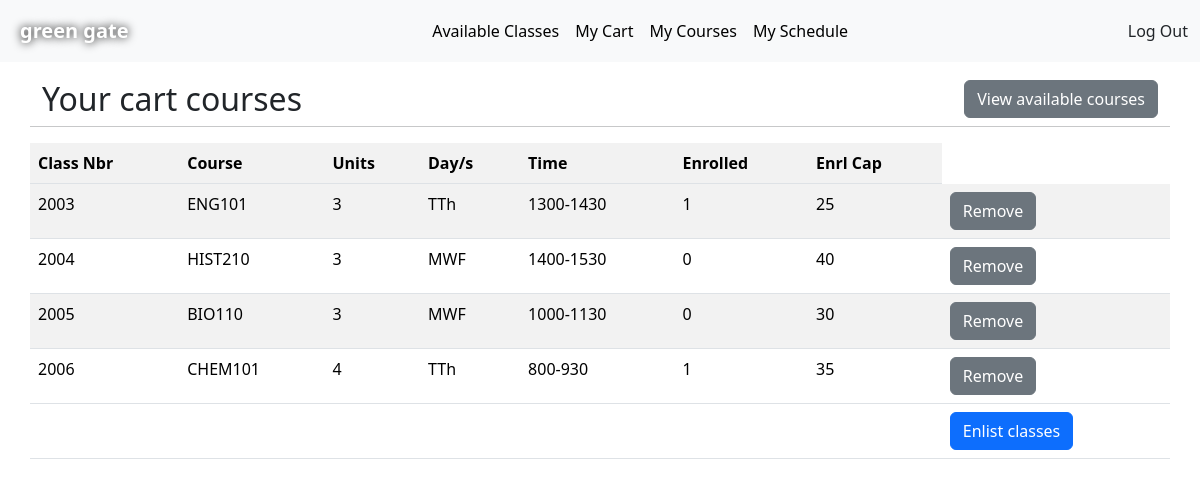
Page /my_cart (signed in) on the earlier database version.
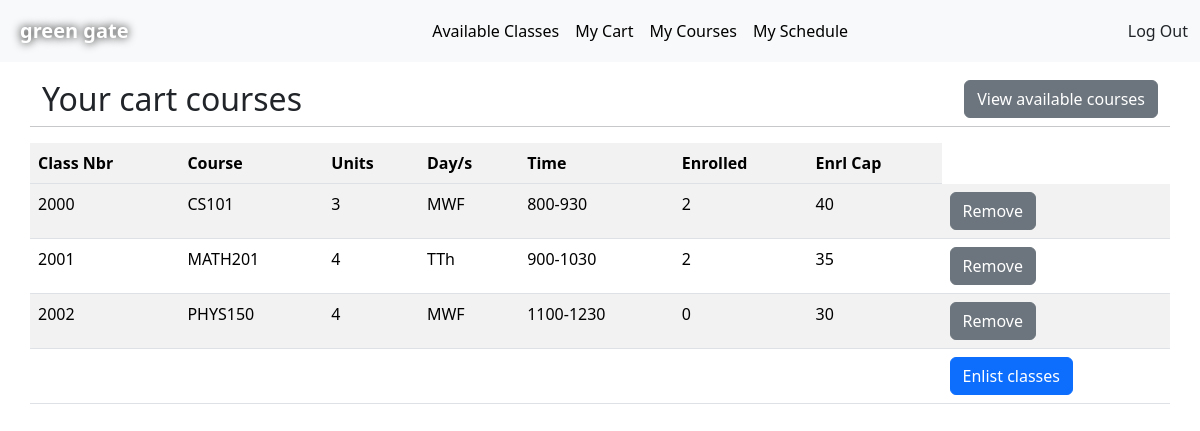
Same page on the later database version.
### tables this page shows
CREATE TABLE carts (
        id INTEGER PRIMARY KEY AUTOINCREMENT,
        user_id INTEGER NOT NULL,
        class_id INTEGER NOT NULL,
        FOREIGN KEY (user_id) REFERENCES users(id),
        FOREIGN KEY (class_id) REFERENCES classes(id)
    );

CREATE TABLE classes (
        id INTEGER PRIMARY KEY AUTOINCREMENT,
        course_code TEXT NOT NULL,
        title TEXT NOT NULL,
        description TEXT,
        section TEXT NOT NULL,
        units INTEGER NOT NULL,
        slots INTEGER NOT NULL,
        days TEXT NOT NULL,
        start_time INTEGER NOT NULL,
        end_time INTEGER NOT NULL
    );

### app.py (the view)
@app.route("/my_cart", methods=["GET", "POST"])
@login_required
def my_cart():
    connection = sqlite3.connect('enrollment.db')
    cursor = connection.cursor()
    if request.method == "POST":
        if "class_id_remove" in request.form:
            remove_class_id = request.form.get("class_id_remove")
            cursor.execute("DELETE FROM carts WHERE user_id = ? AND id = ?", (session["user_id"], remove_class_id))
            connection.commit()
            return redirect("/my_cart")
    cart_courses = cursor.execute("""
        SELECT c.id,
               c.course_code,
               c.title,
               c.description,
               c.section,
               c.units,
               COUNT(e.id) AS enrolled_count,
               c.slots,
               c.days,
               c.start_time,
               c.end_time,
               carts.id
        FROM classes c
        LEFT JOIN enrollments e
               ON c.id = e.class_id AND e.status = 'enrolled'
        JOIN carts ON c.id = carts.class_id
        WHERE c.id IN (
            SELECT class_id FROM carts WHERE user_id = ?
        )
        GROUP BY c.id
        """, (session["user_id"],)).fetchall()
    connection.close()
    return render_template("my_cart.html", cart_courses=cart_courses)

### app.py (called while the page is built)
def login_required(f):
    @wraps(f)
    def decorated_function(*args, **kwargs):
        if not session["user_id"]:
            return redirect("/login")
        return f(*args, **kwargs)
    return decorated_function

### templates/my_cart.html (shortened to what this page needs)
{% extends "layout.html" %}
{% block body %}
    <div class="container">
        <div class="row">
            <h2 class="heading_with_button">Your cart courses <button type="button" class="btn btn-secondary" onclick="window.location.href='{{ url_for('available_classes') }}'">View available courses</button> </h2>
            <hr>
            <table class="table table-striped">
                    <th>Class Nbr</th>
                    <th>Course</th>
                    <th>Units</th>
                    <th>Day/s</th>
                    <th>Time</th>
                    <th>Enrolled</th>
                    <th>Enrl Cap</th>
                <tbody>
                    {% for item in cart_courses %}
                        <tr>
                            <td>{{ item[0] }}</td>
                            <td>{{ item[1] }} </td>
                            <td>{{ item[5] }} </td>
                            <td>{{ item[8] }}</td>
                            <td>{{ item[9] }}-{{ item[10] }}</td>
                            <td>{{ item[6] }}</td>
                            <td>{{ item[7] }} </td>
                            <td>
                                <form id="remove_from_cart" method="post">
                                    <button type="submit" class="btn btn-secondary" name="remove">Remove</button>
                                </form>
                            </td>
                        </tr>
                    {% endfor %}
                </tbody>
                <tfoot>
                    <tr>
                        <td colspan="7"></td>
                        <td>
                            <form action="/enlist_classes" method="post" onsubmit="return confirm('Are you sure you want to enlist these classes?');">
                                <button type="submit" class="btn btn-primary">Enlist classes</button>
                            </form>
                        </td>
                    </tr>
                </tfoot>
            </table>
        </div>
    </div>
{% endblock %}

### templates/layout.html (shortened to what this page needs)
<!DOCTYPE html>
<html lang="en">
    <head>
        <link rel="stylesheet" href="{{ url_for('static', filename='styles.css') }}">
        <link href="https://cdn.jsdelivr.net/npm/bootstrap@5.3.7/dist/css/bootstrap.min.css" rel="stylesheet">
	</head>
	<body>
        <nav class="navbar fixed-top navbar-expand-lg bg-body-tertiary" id="primarynav">
            <div class="container-fluid">
                <a class="navbar-brand" href="/" id="greengatelogo">green gate</a>
                <div class="collapse navbar-collapse" id="navbarNav">
                <ul class="navbar-nav mx-auto navbar-nav-scroll">
                    {% if session["user_id"] %}
                        <li class="nav-item">
                            <a class="nav-link active" aria-current="page" href="/available_classes">Available Classes</a>
                        </li>
                        <li class="nav-item">
                            <a class="nav-link active" aria-current="page" href="/my_cart">My Cart</a>
                        </li>
                        <li class="nav-item">
                            <a class="nav-link active" aria-current="page" href="/my_courses">My Courses</a>
                        </li>
                        <li class="nav-item">
                            <a class="nav-link active" aria-current="page" href="/schedule">My Schedule</a>
                        </li>
                    </ul>
                    <a class="nav-link" href="/logout">Log Out</a>
                    {% else %}
                        <li class="nav-item"><a class="nav-link" href="{{ url_for('login') }}">Login</a></li>
                        <li class="nav-item"><a class="nav-link" href="{{ url_for('register') }}">Register</a></li>
                    </ul>
                    {% endif %}
                </div>
            </div>
        </nav>
            <div style="padding-top: 10vh;">
                {% block body %}{% endblock %}
            </div>
    </body>
</html>

### static/styles.css (style rules this page uses)
body { font-family: Helvetica; }
#greengatelogo { padding: 0.5rem; text-shadow: 0px 0px 10px #000000; border-radius: 30px; font-weight: bold; color:rgb(255, 255, 255); }
.heading_with_button { display: flex; justify-content: space-between; }

Differences in the rows shown:
removed carts: item "2003", course_code "ENG101", units "3", days "TTh", start_time "1300", end_time "1430", item "1", slots "25"
removed carts: item "2004", course_code "HIST210", units "3", days "MWF", start_time "1400", end_time "1530", item "0", slots "40"
removed carts: item "2005", course_code "BIO110", units "3", days "MWF", start_time "1000", end_time "1130", item "0", slots "30"
removed carts: item "2006", course_code "CHEM101", units "4", days "TTh", start_time "800", end_time "930", item "1", slots "35"
added carts: item "2000", course_code "CS101", units "3", days "MWF", start_time "800", end_time "930", item "2", slots "40"
added carts: item "2001", course_code "MATH201", units "4", days "TTh", start_time "900", end_time "1030", item "2", slots "35"
added carts: item "2002", course_code "PHYS150", units "4", days "MWF", start_time "1100", end_time "1230", item "0", slots "30"
